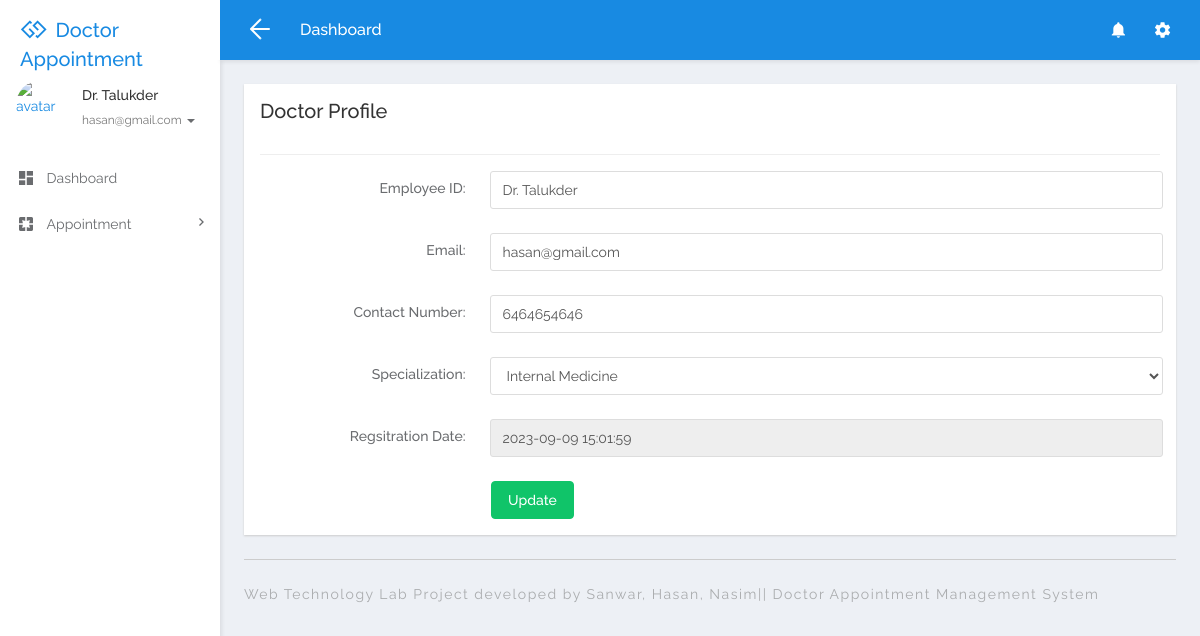
Screenshot of /doctor/profile.php (signed in) with the database file from the repository.
### tables this page shows
CREATE TABLE `tbldoctor` (
  `ID` int(5) NOT NULL,
  `FullName` varchar(250) DEFAULT NULL,
  `MobileNumber` bigint(10) DEFAULT NULL,
  `Email` varchar(250) DEFAULT NULL,
  `Specialization` varchar(250) DEFAULT NULL,
  `Password` varchar(259) DEFAULT NULL,
  `CreationDate` timestamp NULL DEFAULT CURRENT_TIMESTAMP
);

CREATE TABLE `tblspecialization` (
  `ID` int(5) NOT NULL,
  `Specialization` varchar(250) DEFAULT NULL,
  `CreationDate` timestamp NULL DEFAULT CURRENT_TIMESTAMP
);

### doctor/profile.php (the view, shortened to what this page needs)
<?php
include('includes/dbconnection.php');
if (strlen($_SESSION['damsid']==0)) {
  header('location:logout.php');
  } else{
  ?>
<!DOCTYPE html>
<html lang="en">
<head>
  <link rel="stylesheet" href="libs/bower/font-awesome/css/font-awesome.min.css">
  <link rel="stylesheet" href="libs/bower/material-design-iconic-font/dist/css/material-design-iconic-font.css">
  <link rel="stylesheet" href="libs/bower/animate.css/animate.min.css">
  <link rel="stylesheet" href="libs/bower/fullcalendar/dist/fullcalendar.min.css">
  <link rel="stylesheet" href="libs/bower/perfect-scrollbar/css/perfect-scrollbar.css">
  <link rel="stylesheet" href="assets/css/bootstrap.css">
  <link rel="stylesheet" href="assets/css/core.css">
  <link rel="stylesheet" href="assets/css/app.css">
</head>
<body class="menubar-left menubar-unfold menubar-light theme-primary">
<?php include_once('includes/header.php');?>
<?php include_once('includes/sidebar.php');?>
<main id="app-main" class="app-main">
  <div class="wrap">
  <section class="app-content">
    <div class="row">
      <div class="col-md-12">
        <div class="widget">
          <header class="widget-header">
            <h3 class="widget-title">Doctor Profile</h3>
          </header>
          <hr class="widget-separator">
          <div class="widget-body">
            <?php
$did=$_SESSION['damsid'];
$sql="SELECT tbldoctor.*,tblspecialization.ID as sid,tblspecialization.Specialization as sssp from  tbldoctor join tblspecialization on tblspecialization.ID=tbldoctor.Specialization where tbldoctor.ID=:did";
$query = $dbh -> prepare($sql);
$query->bindParam(':did',$did,PDO::PARAM_STR);
$query->execute();
$results=$query->fetchAll(PDO::FETCH_OBJ);
if($query->rowCount() > 0)
{
foreach($results as $row)
{               ?>
            <form class="form-horizontal" method="post">
              <div class="form-group">
                <label for="exampleTextInput1" class="col-sm-3 control-label">Employee ID:</label>
                <div class="col-sm-9">
                  <input id="fname" type="text" class="form-control" placeholder="Full Name" name="fname" required="true" value="<?php  echo $row->FullName;?>">
                </div>
              </div>
              <div class="form-group">
                <label for="email2" class="col-sm-3 control-label">Email:</label>
                <div class="col-sm-9">
                  <input type="email" class="form-control" id="email" name="email" value="<?php  echo $row->Email;?>" required='true'>
                </div>
              </div>
               <div class="form-group">
                <label for="email2" class="col-sm-3 control-label">Contact Number:</label>
                <div class="col-sm-9">
                  <input type="text" class="form-control" id="email2" name="mobilenumber" value="<?php  echo $row->MobileNumber;?>" required='true' maxlength='10'>
                </div>
              </div>
              <div class="form-group">
                <label for="email2" class="col-sm-3 control-label">Specialization:</label>
                <div class="col-sm-9">
                  <select class="form-control" name="specializationid">
        <option value="<?php  echo htmlentities($row->ID);?>"><?php  echo htmlentities($row->sssp);?></option>
        <?php
$sql1="SELECT * from tblspecialization";
$query1 = $dbh -> prepare($sql1);
$query1->execute();
$results1=$query1->fetchAll(PDO::FETCH_OBJ);
$cnt=1;
if($query1->rowCount() > 0)
{
foreach($results1 as $row1)
{               ?>
        <option value="<?php  echo htmlentities($row1->ID);?>"><?php  echo htmlentities($row1->Specialization);?></option><?php $cnt=$cnt+1;}} ?>
      </select>
                </div>
              </div>
              <div class="form-group">
                <label for="email2" class="col-sm-3 control-label">Regsitration Date:</label>
                <div class="col-sm-9">
                  <input type="text" class="form-control" id="email2" name="" value="<?php  echo $row->CreationDate;?>" readonly="true">
                </div>
              </div>
             <?php $cnt=$cnt+1;}} ?>
              <div class="row">
                <div class="col-sm-9 col-sm-offset-3">
                  <button type="submit" class="btn btn-success" name="submit">Update</button>
                </div>
              </div>
            </form>
          </div>
        </div>
      </div>
    </div>
  </section>
</div>
  <?php include_once('includes/footer.php');?>
</main>
</body>
</html>
<?php }  ?>

### doctor/includes/sidebar.php (shortened to what this page needs)
<aside id="menubar" class="menubar light">
  <div class="app-user">
    <div class="media">
      <div class="media-left">
        <div class="avatar avatar-md avatar-circle">
          <a href="javascript:void(0)"><img class="img-responsive" src="assets/images/images.jpg" alt="avatar"/></a>
        </div>
      </div>
      <div class="media-body">
        <div class="foldable">
          <?php
$eid=$_SESSION['damsid'];
$sql="SELECT FullName,Email from  tbldoctor where ID=:eid";
$query = $dbh -> prepare($sql);
$query->bindParam(':eid',$eid,PDO::PARAM_STR);
$query->execute();
$results=$query->fetchAll(PDO::FETCH_OBJ);
foreach($results as $row)
{
$email=$row->Email;
$fname=$row->FullName;
}   ?>
          <h5><a href="javascript:void(0)" class="username"><?php  echo $fname ;?></a></h5>
          <ul>
            <li class="dropdown">
              <a href="javascript:void(0)" class="dropdown-toggle usertitle" data-toggle="dropdown" aria-haspopup="true" aria-expanded="false">
                <small><?php  echo $email;?></small>
                <span class="caret"></span>
              </a>
            </li>
          </ul>
        </div>
      </div>
    </div>
  </div>
  <div class="menubar-scroll">
    <div class="menubar-scroll-inner">
      <ul class="app-menu">
        <li class="has-submenu">
          <a href="dashboard.php">
            <i class="menu-icon zmdi zmdi-view-dashboard zmdi-hc-lg"></i>
            <span class="menu-text">Dashboard</span>
          </a>
        </li>
       <li class="has-submenu">
          <a href="javascript:void(0)" class="submenu-toggle">
            <i class="menu-icon zmdi zmdi-pages zmdi-hc-lg"></i>
            <span class="menu-text">Appointment</span>
            <i class="menu-caret zmdi zmdi-hc-sm zmdi-chevron-right"></i>
          </a>
        </li>
      </ul>
    </div>
  </div>
</aside>

### rows the page displays
tbldoctor: FullName "Dr. Talukder", Email "hasan@gmail.com", fname "Dr. Talukder", email "hasan@gmail.com", mobilenumber "6464654646", specializationid "Internal Medicine", CreationDate "2023-09-09 15:01:59"
